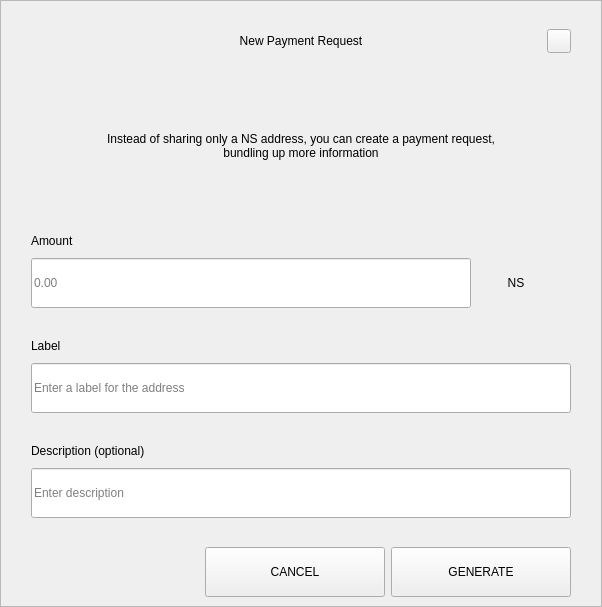
<?xml version="1.0" encoding="UTF-8"?>
<ui version="4.0">
 <class>RequestDialog</class>
 <widget class="QDialog" name="RequestDialog">
  <property name="geometry">
   <rect>
    <x>0</x>
    <y>0</y>
    <width>602</width>
    <height>607</height>
   </rect>
  </property>
  <property name="windowTitle">
   <string>Dialog</string>
  </property>
  <layout class="QVBoxLayout" name="verticalLayout_5">
   <property name="spacing">
    <number>0</number>
   </property>
   <property name="leftMargin">
    <number>0</number>
   </property>
   <property name="topMargin">
    <number>0</number>
   </property>
   <property name="rightMargin">
    <number>0</number>
   </property>
   <property name="bottomMargin">
    <number>0</number>
   </property>
   <item>
    <widget class="QFrame" name="frame">
     <property name="styleSheet">
      <string notr="true"/>
     </property>
     <property name="frameShape">
      <enum>QFrame::StyledPanel</enum>
     </property>
     <property name="frameShadow">
      <enum>QFrame::Raised</enum>
     </property>
     <layout class="QVBoxLayout" name="verticalLayout_4" stretch="1,0,0">
      <property name="spacing">
       <number>0</number>
      </property>
      <property name="leftMargin">
       <number>30</number>
      </property>
      <property name="topMargin">
       <number>20</number>
      </property>
      <property name="rightMargin">
       <number>30</number>
      </property>
      <property name="bottomMargin">
       <number>0</number>
      </property>
      <item>
       <layout class="QHBoxLayout" name="horizontalLayout_3">
        <property name="spacing">
         <number>0</number>
        </property>
        <item>
         <spacer name="horizontalSpacer_21">
          <property name="orientation">
           <enum>Qt::Horizontal</enum>
          </property>
          <property name="sizeHint" stdset="0">
           <size>
            <width>40</width>
            <height>20</height>
           </size>
          </property>
         </spacer>
        </item>
        <item>
         <widget class="QLabel" name="labelTitle">
          <property name="minimumSize">
           <size>
            <width>0</width>
            <height>40</height>
           </size>
          </property>
          <property name="maximumSize">
           <size>
            <width>16777215</width>
            <height>40</height>
           </size>
          </property>
          <property name="styleSheet">
           <string notr="true">padding-left:24px;</string>
          </property>
          <property name="text">
           <string>New Payment Request</string>
          </property>
          <property name="alignment">
           <set>Qt::AlignCenter</set>
          </property>
          <property name="margin">
           <number>7</number>
          </property>
         </widget>
        </item>
        <item>
         <spacer name="horizontalSpacer">
          <property name="orientation">
           <enum>Qt::Horizontal</enum>
          </property>
          <property name="sizeHint" stdset="0">
           <size>
            <width>40</width>
            <height>20</height>
           </size>
          </property>
         </spacer>
        </item>
        <item>
         <widget class="QPushButton" name="btnEsc">
          <property name="minimumSize">
           <size>
            <width>24</width>
            <height>24</height>
           </size>
          </property>
          <property name="maximumSize">
           <size>
            <width>24</width>
            <height>24</height>
           </size>
          </property>
          <property name="focusPolicy">
           <enum>Qt::NoFocus</enum>
          </property>
          <property name="text">
           <string/>
          </property>
         </widget>
        </item>
       </layout>
      </item>
      <item>
       <widget class="QStackedWidget" name="stack">
        <property name="minimumSize">
         <size>
          <width>540</width>
          <height>0</height>
         </size>
        </property>
        <property name="maximumSize">
         <size>
          <width>540</width>
          <height>16777215</height>
         </size>
        </property>
        <property name="currentIndex">
         <number>0</number>
        </property>
        <widget class="QWidget" name="page_1">
         <property name="minimumSize">
          <size>
           <width>540</width>
           <height>0</height>
          </size>
         </property>
         <property name="maximumSize">
          <size>
           <width>540</width>
           <height>16777215</height>
          </size>
         </property>
         <layout class="QVBoxLayout" name="layout1">
          <property name="spacing">
           <number>0</number>
          </property>
          <property name="leftMargin">
           <number>0</number>
          </property>
          <property name="topMargin">
           <number>0</number>
          </property>
          <property name="rightMargin">
           <number>0</number>
          </property>
          <property name="bottomMargin">
           <number>0</number>
          </property>
          <item>
           <spacer name="verticalSpacer_21">
            <property name="orientation">
             <enum>Qt::Vertical</enum>
            </property>
            <property name="sizeType">
             <enum>QSizePolicy::Fixed</enum>
            </property>
            <property name="sizeHint" stdset="0">
             <size>
              <width>20</width>
              <height>30</height>
             </size>
            </property>
           </spacer>
          </item>
          <item alignment="Qt::AlignHCenter">
           <widget class="QLabel" name="labelMessage">
            <property name="minimumSize">
             <size>
              <width>400</width>
              <height>50</height>
             </size>
            </property>
            <property name="text">
             <string>Instead of sharing only a NS address, you can create a payment request, bundling up more information</string>
            </property>
            <property name="alignment">
             <set>Qt::AlignCenter</set>
            </property>
            <property name="wordWrap">
             <bool>true</bool>
            </property>
           </widget>
          </item>
          <item alignment="Qt::AlignBottom">
           <widget class="QWidget" name="containerAmount" native="true">
            <layout class="QVBoxLayout" name="verticalLayout">
             <property name="spacing">
              <number>9</number>
             </property>
             <property name="leftMargin">
              <number>0</number>
             </property>
             <property name="topMargin">
              <number>0</number>
             </property>
             <property name="rightMargin">
              <number>0</number>
             </property>
             <property name="bottomMargin">
              <number>0</number>
             </property>
             <item>
              <widget class="QLabel" name="labelSubtitleAmount">
               <property name="minimumSize">
                <size>
                 <width>350</width>
                 <height>16</height>
                </size>
               </property>
               <property name="maximumSize">
                <size>
                 <width>16777215</width>
                 <height>16</height>
                </size>
               </property>
               <property name="text">
                <string>Amount</string>
               </property>
              </widget>
             </item>
             <item alignment="Qt::AlignTop">
              <widget class="QWidget" name="layoutAmount" native="true">
               <layout class="QHBoxLayout" name="horizontalLayout" stretch="2,0">
                <property name="spacing">
                 <number>0</number>
                </property>
                <property name="leftMargin">
                 <number>0</number>
                </property>
                <property name="topMargin">
                 <number>0</number>
                </property>
                <property name="rightMargin">
                 <number>0</number>
                </property>
                <property name="bottomMargin">
                 <number>0</number>
                </property>
                <item>
                 <widget class="QLineEdit" name="lineEditAmount">
                  <property name="minimumSize">
                   <size>
                    <width>0</width>
                    <height>50</height>
                   </size>
                  </property>
                  <property name="maximumSize">
                   <size>
                    <width>16777215</width>
                    <height>50</height>
                   </size>
                  </property>
                  <property name="placeholderText">
                   <string notr="true">0.00</string>
                  </property>
                 </widget>
                </item>
                <item>
                 <widget class="QWidget" name="comboContainer" native="true">
                  <property name="minimumSize">
                   <size>
                    <width>100</width>
                    <height>50</height>
                   </size>
                  </property>
                  <property name="maximumSize">
                   <size>
                    <width>16777215</width>
                    <height>50</height>
                   </size>
                  </property>
                  <layout class="QHBoxLayout" name="horizontalLayout_31">
                   <property name="spacing">
                    <number>0</number>
                   </property>
                   <property name="leftMargin">
                    <number>0</number>
                   </property>
                   <property name="topMargin">
                    <number>0</number>
                   </property>
                   <property name="rightMargin">
                    <number>10</number>
                   </property>
                   <property name="bottomMargin">
                    <number>0</number>
                   </property>
                   <item>
                    <widget class="QLabel" name="comboBoxCoin">
                     <property name="text">
                      <string>NS</string>
                     </property>
                     <property name="alignment">
                      <set>Qt::AlignCenter</set>
                     </property>
                    </widget>
                   </item>
                  </layout>
                 </widget>
                </item>
               </layout>
              </widget>
             </item>
            </layout>
           </widget>
          </item>
          <item>
           <spacer name="verticalSpacer_31">
            <property name="orientation">
             <enum>Qt::Vertical</enum>
            </property>
            <property name="sizeType">
             <enum>QSizePolicy::Fixed</enum>
            </property>
            <property name="sizeHint" stdset="0">
             <size>
              <width>20</width>
              <height>30</height>
             </size>
            </property>
           </spacer>
          </item>
          <item>
           <layout class="QVBoxLayout" name="verticalLayoutLabel">
            <property name="spacing">
             <number>9</number>
            </property>
            <item>
             <widget class="QLabel" name="labelSubtitleLabel">
              <property name="minimumSize">
               <size>
                <width>0</width>
                <height>16</height>
               </size>
              </property>
              <property name="maximumSize">
               <size>
                <width>16777215</width>
                <height>16</height>
               </size>
              </property>
              <property name="text">
               <string>Label</string>
              </property>
             </widget>
            </item>
            <item>
             <widget class="QLineEdit" name="lineEditLabel">
              <property name="minimumSize">
               <size>
                <width>0</width>
                <height>50</height>
               </size>
              </property>
              <property name="maximumSize">
               <size>
                <width>16777215</width>
                <height>50</height>
               </size>
              </property>
              <property name="placeholderText">
               <string>Enter a label for the address</string>
              </property>
             </widget>
            </item>
           </layout>
          </item>
          <item>
           <spacer name="verticalSpacer_34">
            <property name="orientation">
             <enum>Qt::Vertical</enum>
            </property>
            <property name="sizeType">
             <enum>QSizePolicy::Fixed</enum>
            </property>
            <property name="sizeHint" stdset="0">
             <size>
              <width>20</width>
              <height>30</height>
             </size>
            </property>
           </spacer>
          </item>
          <item>
           <layout class="QVBoxLayout" name="verticalLayoutDescription">
            <property name="spacing">
             <number>9</number>
            </property>
            <item>
             <widget class="QLabel" name="labelSubtitleDescription">
              <property name="minimumSize">
               <size>
                <width>0</width>
                <height>16</height>
               </size>
              </property>
              <property name="maximumSize">
               <size>
                <width>16777215</width>
                <height>16</height>
               </size>
              </property>
              <property name="text">
               <string>Description (optional)</string>
              </property>
             </widget>
            </item>
            <item>
             <widget class="QLineEdit" name="lineEditDescription">
              <property name="minimumSize">
               <size>
                <width>0</width>
                <height>50</height>
               </size>
              </property>
              <property name="maximumSize">
               <size>
                <width>16777215</width>
                <height>50</height>
               </size>
              </property>
              <property name="placeholderText">
               <string>Enter description</string>
              </property>
             </widget>
            </item>
            <item>
             <spacer name="verticalSpacer_4">
              <property name="orientation">
               <enum>Qt::Vertical</enum>
              </property>
              <property name="sizeType">
               <enum>QSizePolicy::Fixed</enum>
              </property>
              <property name="sizeHint" stdset="0">
               <size>
                <width>20</width>
                <height>20</height>
               </size>
              </property>
             </spacer>
            </item>
           </layout>
          </item>
         </layout>
        </widget>
        <widget class="QWidget" name="page_2">
         <layout class="QVBoxLayout" name="layout2">
          <item>
           <spacer name="verticalSpacer_5">
            <property name="orientation">
             <enum>Qt::Vertical</enum>
            </property>
            <property name="sizeType">
             <enum>QSizePolicy::Fixed</enum>
            </property>
            <property name="sizeHint" stdset="0">
             <size>
              <width>20</width>
              <height>50</height>
             </size>
            </property>
           </spacer>
          </item>
          <item alignment="Qt::AlignHCenter">
           <widget class="QLabel" name="labelQrImg">
            <property name="minimumSize">
             <size>
              <width>260</width>
              <height>260</height>
             </size>
            </property>
            <property name="maximumSize">
             <size>
              <width>260</width>
              <height>260</height>
             </size>
            </property>
            <property name="text">
             <string/>
            </property>
            <property name="alignment">
             <set>Qt::AlignCenter</set>
            </property>
           </widget>
          </item>
          <item>
           <spacer name="verticalSpacer_2">
            <property name="orientation">
             <enum>Qt::Vertical</enum>
            </property>
            <property name="sizeType">
             <enum>QSizePolicy::Fixed</enum>
            </property>
            <property name="sizeHint" stdset="0">
             <size>
              <width>20</width>
              <height>30</height>
             </size>
            </property>
           </spacer>
          </item>
          <item alignment="Qt::AlignHCenter">
           <widget class="QLabel" name="labelAddress">
            <property name="text">
             <string>D7VFR83SQbiezrW72hjcWJtcfip5krte2Z </string>
            </property>
           </widget>
          </item>
          <item>
           <spacer name="verticalSpacer_32">
            <property name="orientation">
             <enum>Qt::Vertical</enum>
            </property>
            <property name="sizeType">
             <enum>QSizePolicy::Expanding</enum>
            </property>
            <property name="sizeHint" stdset="0">
             <size>
              <width>20</width>
              <height>20</height>
             </size>
            </property>
           </spacer>
          </item>
          <item>
           <layout class="QHBoxLayout" name="horizontal">
            <property name="leftMargin">
             <number>20</number>
            </property>
            <property name="rightMargin">
             <number>20</number>
            </property>
            <property name="bottomMargin">
             <number>20</number>
            </property>
            <item>
             <spacer name="horizontalSpacer_4">
              <property name="orientation">
               <enum>Qt::Horizontal</enum>
              </property>
              <property name="sizeHint" stdset="0">
               <size>
                <width>40</width>
                <height>20</height>
               </size>
              </property>
             </spacer>
            </item>
            <item>
             <widget class="QPushButton" name="btnCopyAddress">
              <property name="minimumSize">
               <size>
                <width>180</width>
                <height>50</height>
               </size>
              </property>
              <property name="text">
               <string>COPY ADDRESS</string>
              </property>
             </widget>
            </item>
            <item>
             <widget class="QPushButton" name="btnCopyUrl">
              <property name="minimumSize">
               <size>
                <width>180</width>
                <height>50</height>
               </size>
              </property>
              <property name="text">
               <string>COPY URL</string>
              </property>
             </widget>
            </item>
            <item>
             <spacer name="horizontalSpacer_2">
              <property name="orientation">
               <enum>Qt::Horizontal</enum>
              </property>
              <property name="sizeHint" stdset="0">
               <size>
                <width>40</width>
                <height>20</height>
               </size>
              </property>
             </spacer>
            </item>
           </layout>
          </item>
         </layout>
        </widget>
       </widget>
      </item>
      <item>
       <widget class="QWidget" name="buttonsStack" native="true">
        <layout class="QHBoxLayout" name="horizontalLayout_5">
         <property name="leftMargin">
          <number>20</number>
         </property>
         <property name="rightMargin">
          <number>0</number>
         </property>
         <item>
          <spacer name="horizontalSpacer_41">
           <property name="orientation">
            <enum>Qt::Horizontal</enum>
           </property>
           <property name="sizeHint" stdset="0">
            <size>
             <width>40</width>
             <height>20</height>
            </size>
           </property>
          </spacer>
         </item>
         <item>
          <widget class="QPushButton" name="btnCancel">
           <property name="minimumSize">
            <size>
             <width>180</width>
             <height>50</height>
            </size>
           </property>
           <property name="focusPolicy">
            <enum>Qt::NoFocus</enum>
           </property>
           <property name="text">
            <string>CANCEL</string>
           </property>
          </widget>
         </item>
         <item>
          <widget class="QPushButton" name="btnSave">
           <property name="minimumSize">
            <size>
             <width>180</width>
             <height>50</height>
            </size>
           </property>
           <property name="focusPolicy">
            <enum>Qt::NoFocus</enum>
           </property>
           <property name="text">
            <string>GENERATE</string>
           </property>
          </widget>
         </item>
        </layout>
       </widget>
      </item>
     </layout>
    </widget>
   </item>
  </layout>
 </widget>
 <resources/>
 <connections/>
</ui>
